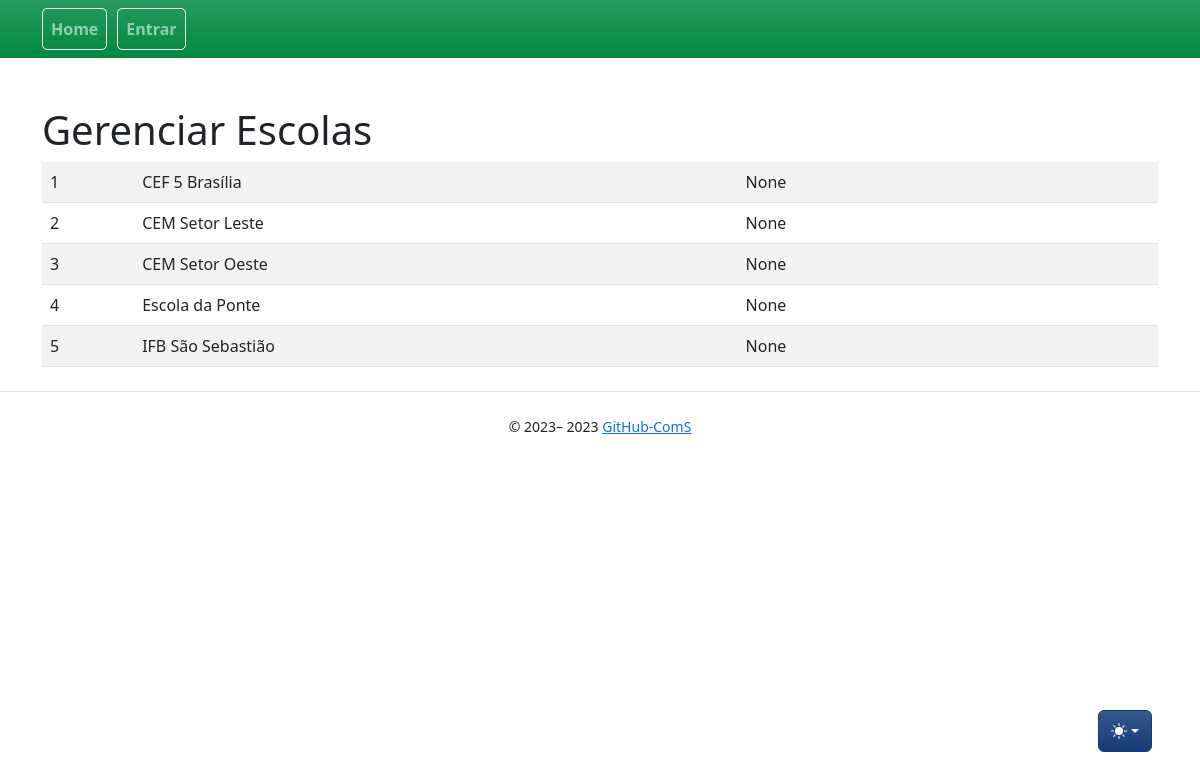
Screenshot of /schools/ with the database file from the repository.
### app/models/school.py (models this page shows, shortened)
class School(db.Model):
    __tablename__ = "school"
    id = db.Column(db.Integer, primary_key=True)
    title = db.Column(db.String)
    rating = db.Column(db.String)
    description = db.Column(db.String)

### app/controllers/schools_controllers.py (the view)
@bp.route("/", methods=["GET"])
def index():
    schools = School.query.all()
    return render_template(_j.index, entities=schools, **properties)

### app/templates/schools/index.jinja2 (shortened to what this page needs)
{% extends "base.jinja2" %}
{% from 'bootstrap5/utils.html' import render_icon %}
{% from 'macros/component_confirm_modal.jinja2' import confirmModalMacro, confirmModalScript %}
{% block head %}
{{ super() }}
{% endblock %}
{% block content %}
<div class="table-wrapper">
    <div class="table-title">
        <div class="row">
            <div class="col-sm-6">
                <h1>Gerenciar Escolas</h1>
            </div>
            <div class="col-sm-6">
            </div>
        </div>
    </div>
    <table class="table table-striped table-hover">
        <tbody>
            {% for entity in entities %}
            <tr>
                {% for field in list_fields %}
                <td>{{ entity[field] }}</td>
                {% endfor %}
                <td>
                    <a class="btn" href="{{ url_for('schools.show', id=entity.id) }}" title="View"> {{
                        render_icon('search') }} </a>
                </td>
            </tr>
            {% endfor %}
        </tbody>
    </table>
</div>
{% endblock %}

### rows the page displays
School: id "1" "CEF 5 Brasília" "None"
School: id "2" "CEM Setor Leste" "None"
School: id "3" "CEM Setor Oeste" "None"
School: id "4" "Escola da Ponte" "None"
School: id "5" "IFB São Sebastião" "None"

### other values shown
{{ render_nav_item('main.index', 'Home') }} "Home"
{{ render_nav_item('auth.login', 'Entrar') }} "Entrar"
